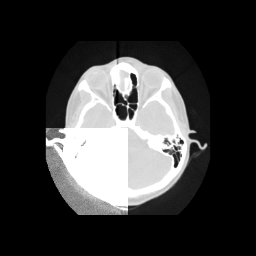

The script that drew this image:
#!/usr/bin/env python

# Test combined update extent handling when multiple algorithms
# request different extents from the same source.

# Factory overrides
import vtkmodules.vtkInteractionStyle  # noqa: F401
import vtkmodules.vtkRenderingFreeType  # noqa: F401
import vtkmodules.vtkRenderingOpenGL2  # noqa: F401

import os

from vtkmodules.vtkIOImage import vtkPNGReader
from vtkmodules.vtkImagingCore import (
    vtkImageBlend,
    vtkImageClip,
    vtkImageShiftScale,
)
from vtkmodules.vtkRenderingCore import (
    vtkImageActor,
    vtkRenderWindow,
    vtkRenderWindowInteractor,
    vtkRenderer,
)

# Read an image that has an extent of 0 255 0 255 0 0
reader = vtkPNGReader()
reader.SetDataSpacing(0.8, 0.8, 1.5)
data_dir = os.environ.get("VPE_DATA_DIR", os.path.dirname(os.path.abspath(__file__)))

reader.SetFileName(os.path.join(data_dir, "fullhead15.png"))

# Clip the image down to 0 127 0 127 0 0
clip = vtkImageClip()
clip.SetInputConnection(reader.GetOutputPort())
clip.SetOutputWholeExtent(0, 127, 0, 127, 0, 0)

# Darken the background
darken = vtkImageShiftScale()
darken.SetInputConnection(reader.GetOutputPort())
darken.SetScale(0.2)

# Blend clipped and darkened images
blend = vtkImageBlend()
blend.SetInputConnection(darken.GetOutputPort())
blend.AddInputConnection(clip.GetOutputPort())
blend.Update()

# Display with vtkImageActor
image_actor = vtkImageActor()
image_actor.GetMapper().SetInputConnection(blend.GetOutputPort())

# Renderer
renderer = vtkRenderer()
renderer.AddActor(image_actor)

# Window
render_window = vtkRenderWindow()
render_window.AddRenderer(renderer)
render_window.SetSize(256, 256)
render_window.SetWindowName("multiple update extents")

# Scene
renderer.ResetCamera()

# Interactor
interactor = vtkRenderWindowInteractor()
interactor.SetRenderWindow(render_window)

interactor.Initialize()
interactor.Start()
